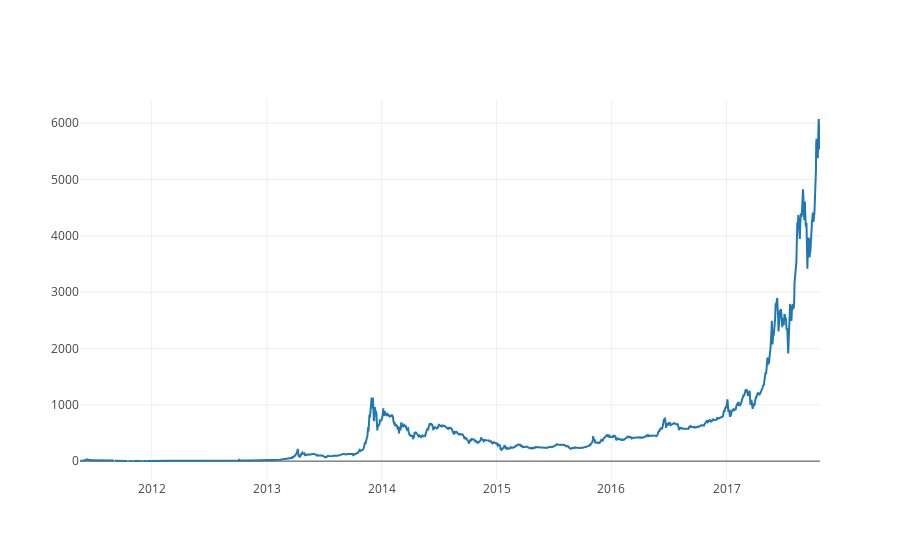

The notebook cell saved with this chart:
### Code cell
btc_trace = go.Scatter(x=btc_usd_datasets.index, y=btc_usd_datasets['avg_btc_price_usd'])
py.iplot([btc_trace])

### Figure 1 — Plotly figure (JSON) as saved in the notebook; plotly's stock layout.template omitted (floating-point values rounded to 4 significant figures; data arrays with more than 128 entries replaced by an {"elided": "..."} marker saying what was removed)
{"data": [{"type": "scatter", "x": {"elided": "2353 str values"}, "y": {"elided": "2353 float values"}}], "layout": {}}
